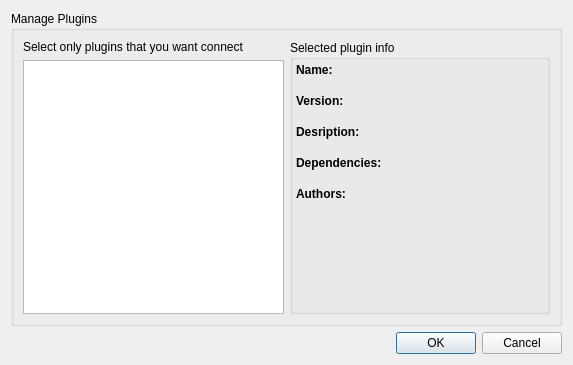
<ui version="4.0" >
 <class>ManagePluginsGui</class>
 <widget class="QDialog" name="ManagePluginsGui" >
  <property name="geometry" >
   <rect>
    <x>0</x>
    <y>0</y>
    <width>573</width>
    <height>365</height>
   </rect>
  </property>
  <property name="minimumSize" >
   <size>
    <width>550</width>
    <height>350</height>
   </size>
  </property>
  <property name="windowTitle" >
   <string>Visual Netkit - Manage Plugins</string>
  </property>
  <layout class="QVBoxLayout" >
   <item>
    <widget class="QGroupBox" name="groupBox" >
     <property name="title" >
      <string>Manage Plugins</string>
     </property>
     <layout class="QHBoxLayout" >
      <item>
       <layout class="QVBoxLayout" >
        <item>
         <widget class="QLabel" name="label_9" >
          <property name="sizePolicy" >
           <sizepolicy vsizetype="Preferred" hsizetype="Minimum" >
            <horstretch>0</horstretch>
            <verstretch>0</verstretch>
           </sizepolicy>
          </property>
          <property name="text" >
           <string>Select only plugins that you want connect</string>
          </property>
          <property name="wordWrap" >
           <bool>true</bool>
          </property>
         </widget>
        </item>
        <item>
         <widget class="QListWidget" name="pluginsList" >
          <property name="sizePolicy" >
           <sizepolicy vsizetype="Expanding" hsizetype="Minimum" >
            <horstretch>0</horstretch>
            <verstretch>0</verstretch>
           </sizepolicy>
          </property>
          <property name="alternatingRowColors" >
           <bool>true</bool>
          </property>
         </widget>
        </item>
       </layout>
      </item>
      <item>
       <widget class="QGroupBox" name="groupBox_2" >
        <property name="layoutDirection" >
         <enum>Qt::LeftToRight</enum>
        </property>
        <property name="title" >
         <string>Selected plugin info</string>
        </property>
        <layout class="QVBoxLayout" >
         <property name="spacing" >
          <number>3</number>
         </property>
         <property name="margin" >
          <number>3</number>
         </property>
         <item>
          <layout class="QVBoxLayout" >
           <property name="spacing" >
            <number>0</number>
           </property>
           <item>
            <widget class="QLabel" name="label_3" >
             <property name="font" >
              <font>
               <weight>75</weight>
               <bold>true</bold>
              </font>
             </property>
             <property name="layoutDirection" >
              <enum>Qt::LeftToRight</enum>
             </property>
             <property name="text" >
              <string>Name:</string>
             </property>
            </widget>
           </item>
           <item>
            <widget class="QLabel" name="pName" >
             <property name="layoutDirection" >
              <enum>Qt::LeftToRight</enum>
             </property>
             <property name="text" >
              <string/>
             </property>
             <property name="wordWrap" >
              <bool>true</bool>
             </property>
            </widget>
           </item>
          </layout>
         </item>
         <item>
          <layout class="QVBoxLayout" >
           <property name="spacing" >
            <number>0</number>
           </property>
           <item>
            <widget class="QLabel" name="label_4" >
             <property name="font" >
              <font>
               <weight>75</weight>
               <bold>true</bold>
              </font>
             </property>
             <property name="layoutDirection" >
              <enum>Qt::LeftToRight</enum>
             </property>
             <property name="text" >
              <string>Version:</string>
             </property>
            </widget>
           </item>
           <item>
            <widget class="QLabel" name="pVersion" >
             <property name="layoutDirection" >
              <enum>Qt::LeftToRight</enum>
             </property>
             <property name="text" >
              <string/>
             </property>
             <property name="wordWrap" >
              <bool>true</bool>
             </property>
            </widget>
           </item>
          </layout>
         </item>
         <item>
          <layout class="QVBoxLayout" >
           <property name="spacing" >
            <number>0</number>
           </property>
           <item>
            <widget class="QLabel" name="label_5" >
             <property name="font" >
              <font>
               <weight>75</weight>
               <bold>true</bold>
              </font>
             </property>
             <property name="layoutDirection" >
              <enum>Qt::LeftToRight</enum>
             </property>
             <property name="text" >
              <string>Desription:</string>
             </property>
            </widget>
           </item>
           <item>
            <widget class="QLabel" name="pDescription" >
             <property name="layoutDirection" >
              <enum>Qt::LeftToRight</enum>
             </property>
             <property name="text" >
              <string/>
             </property>
             <property name="wordWrap" >
              <bool>true</bool>
             </property>
            </widget>
           </item>
          </layout>
         </item>
         <item>
          <layout class="QVBoxLayout" >
           <property name="spacing" >
            <number>0</number>
           </property>
           <item>
            <widget class="QLabel" name="label_6" >
             <property name="font" >
              <font>
               <weight>75</weight>
               <bold>true</bold>
              </font>
             </property>
             <property name="layoutDirection" >
              <enum>Qt::LeftToRight</enum>
             </property>
             <property name="text" >
              <string>Dependencies:</string>
             </property>
            </widget>
           </item>
           <item>
            <widget class="QLabel" name="pDeps" >
             <property name="layoutDirection" >
              <enum>Qt::LeftToRight</enum>
             </property>
             <property name="text" >
              <string/>
             </property>
             <property name="wordWrap" >
              <bool>true</bool>
             </property>
            </widget>
           </item>
          </layout>
         </item>
         <item>
          <layout class="QVBoxLayout" >
           <property name="spacing" >
            <number>0</number>
           </property>
           <item>
            <widget class="QLabel" name="label_7" >
             <property name="font" >
              <font>
               <weight>75</weight>
               <bold>true</bold>
              </font>
             </property>
             <property name="layoutDirection" >
              <enum>Qt::LeftToRight</enum>
             </property>
             <property name="text" >
              <string>Authors:</string>
             </property>
            </widget>
           </item>
           <item>
            <widget class="QLabel" name="pAuthor" >
             <property name="layoutDirection" >
              <enum>Qt::LeftToRight</enum>
             </property>
             <property name="text" >
              <string/>
             </property>
             <property name="wordWrap" >
              <bool>true</bool>
             </property>
            </widget>
           </item>
          </layout>
         </item>
         <item>
          <spacer>
           <property name="orientation" >
            <enum>Qt::Vertical</enum>
           </property>
           <property name="sizeHint" stdset="0" >
            <size>
             <width>20</width>
             <height>40</height>
            </size>
           </property>
          </spacer>
         </item>
        </layout>
       </widget>
      </item>
     </layout>
    </widget>
   </item>
   <item>
    <widget class="QDialogButtonBox" name="buttonBox" >
     <property name="orientation" >
      <enum>Qt::Horizontal</enum>
     </property>
     <property name="standardButtons" >
      <set>QDialogButtonBox::Cancel|QDialogButtonBox::Ok</set>
     </property>
    </widget>
   </item>
  </layout>
 </widget>
 <resources/>
 <connections>
  <connection>
   <sender>buttonBox</sender>
   <signal>rejected()</signal>
   <receiver>ManagePluginsGui</receiver>
   <slot>reject()</slot>
   <hints>
    <hint type="sourcelabel" >
     <x>325</x>
     <y>355</y>
    </hint>
    <hint type="destinationlabel" >
     <x>286</x>
     <y>274</y>
    </hint>
   </hints>
  </connection>
 </connections>
</ui>
